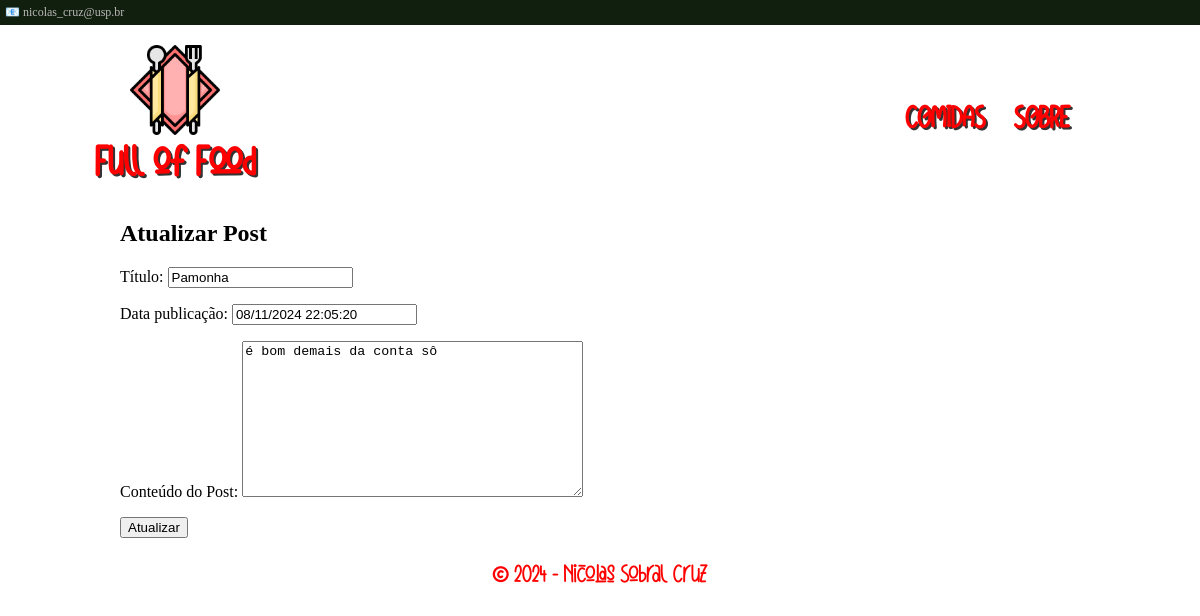
Before: /comidas/update/4/ with the older database file.
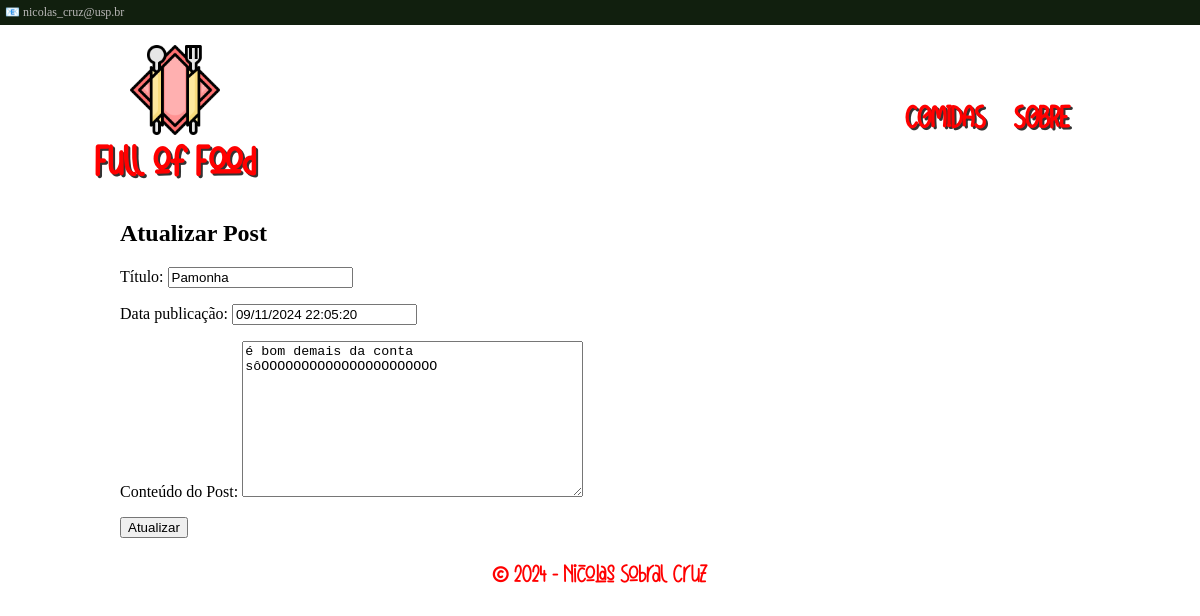
After: the same page with the newer database file.
### comidas/models.py (models this page shows, shortened)
class Post(models.Model):
    titulo = models.CharField(max_length=255)
    conteudo = models.TextField()
    data = models.DateTimeField(auto_now_add=False)

### comidas/views.py (the view, shortened to what this page needs)
# urls.py: path('update/<int:pk>/', views.UpdateView.as_view(), name='update'),
class UpdateView(generic.UpdateView):
    model= Post
    template_name= 'comidas/update.html'
    form_class=PostForm

### comidas/forms.py
class PostForm(ModelForm):
    class Meta:
        model = Post
        fields = [
            'titulo',
            'data',
            'conteudo',
        ]
        labels = {
            'titulo': 'Título',
            'data': 'Data publicação',
            'conteudo': 'Conteúdo do Post',
        }

### comidas/templates/comidas/update.html (shortened to what this page needs)
{% extends 'base.html' %}
{% block content %}
<h2>Atualizar Post</h2>
<form method="POST" action="{% url 'comidas:update' post.id %}">
  {{form.as_p}}
  <button type="submit">Atualizar</button>
</form>
{% endblock content %}

Changed rows visible on the page:
changed Post "Pamonha": data "08/11/2024 22:05:20" → "09/11/2024 22:05:20"; conteudo "é bom demais da conta sô" → "é bom demais da conta sôOOOOOOOOOOOOOOOOOOOOOO"
